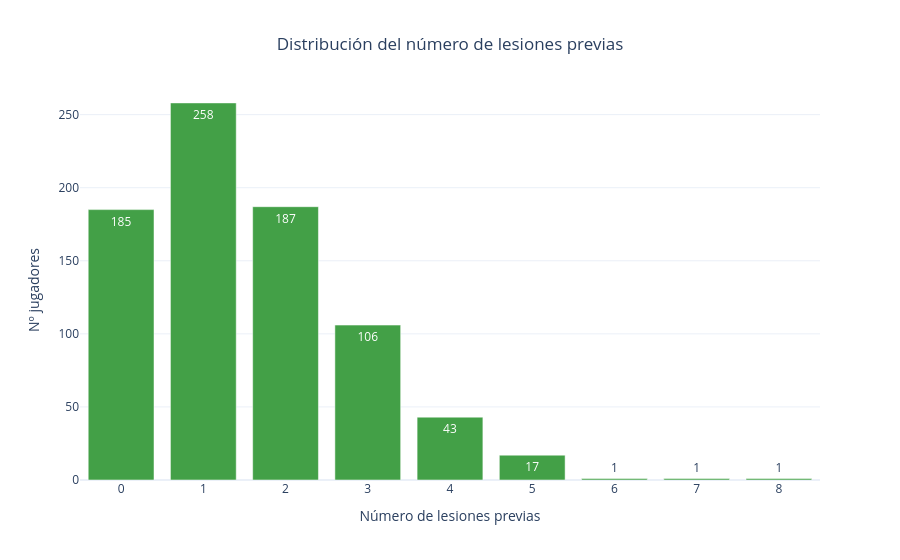

The code cell stored with this chart in its notebook:
### Markdown cell above
Este gráfico de barras muestra cuántos jugadores hay en cada nivel de historial de lesiones. Podemos ver si la mayoría llega sin antecedentes o si hay una parte significativa de la plantilla con un historial acumulado importante.

### Code cell
# Mostramos qué porcentaje de jugadores se han lesionado esta temporada en base al número de lesiones previas
previousInjuryCount = df_csv['Previous_Injury_Count'].value_counts().reset_index()
previousInjuryCount.columns = ['Previous_Injury_Count', 'Count']

# px.bar() crea un gráfico de barras interactivo.
fig = px.bar(
    previousInjuryCount,
    x='Previous_Injury_Count',
    y='Count',
    text='Count',
    title='Distribución del número de lesiones previas',
    labels={
        'Previous_Injury_Count': 'Número de lesiones previas',
        'Count': 'Nº jugadores'
    },
    color_discrete_sequence=["#43A047"]
)

# fig.update_traces() pinta los porcentajes encima de las barras.
# texttemplate='%{text:,.0f}' formatea el texto con separador de miles.
# textposition='outside' coloca el texto fuera de la barra.

#fig.update_layout(template='plotly_white') pone el fondo de color blanco
#fig.update_yaxes(range=[0, 110]) pone la altura del eje Y
fig.update_layout(template='plotly_white', title_x=0.5)
fig.update_yaxes(range=[0, 260])

fig.show()
print(f'La mayoría de los jugadores tiene pocas lesiones previas (0–2), y los casos con muchas lesiones son muy poco frecuentes.')

### Figure 1 — Plotly figure (JSON) as saved in the notebook; plotly's stock layout.template omitted (floating-point values rounded to 4 significant figures)
{"data": [{"hovertemplate": "Número de lesiones previas=%{x}<br>Nº jugadores=%{text}<extra></extra>", "legendgroup": "", "marker": {"color": "#43A047", "pattern": {"shape": ""}}, "name": "", "orientation": "v", "showlegend": false, "text": [258.0, 187.0, 185.0, 106.0, 43.0, 17.0, 1.0, 1.0, 1.0], "textposition": "auto", "type": "bar", "x": [1, 2, 0, 3, 4, 5, 7, 6, 8], "xaxis": "x", "y": [258, 187, 185, 106, 43, 17, 1, 1, 1], "yaxis": "y"}], "layout": {"barmode": "relative", "legend": {"tracegroupgap": 0}, "title": {"text": "Distribución del número de lesiones previas", "x": 0.5}, "xaxis": {"anchor": "y", "domain": [0, 1], "title": {"text": "Número de lesiones previas"}}, "yaxis": {"anchor": "x", "domain": [0, 1], "range": [0, 260], "title": {"text": "Nº jugadores"}}}}
